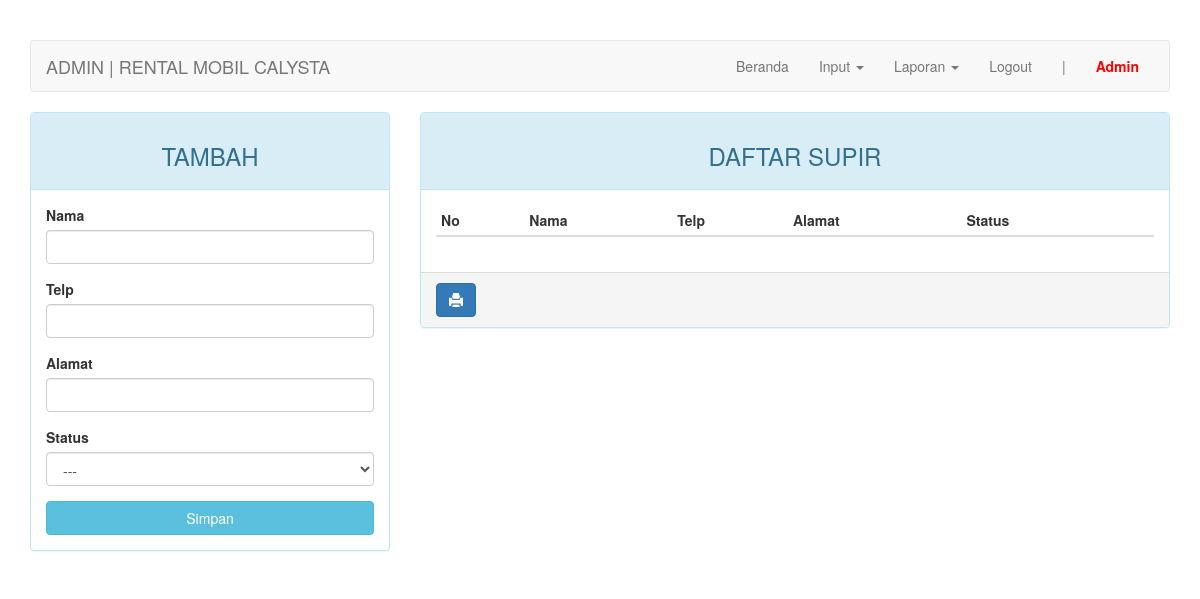
Page /admin/index.php?page=supir (signed in) on the earlier database version.
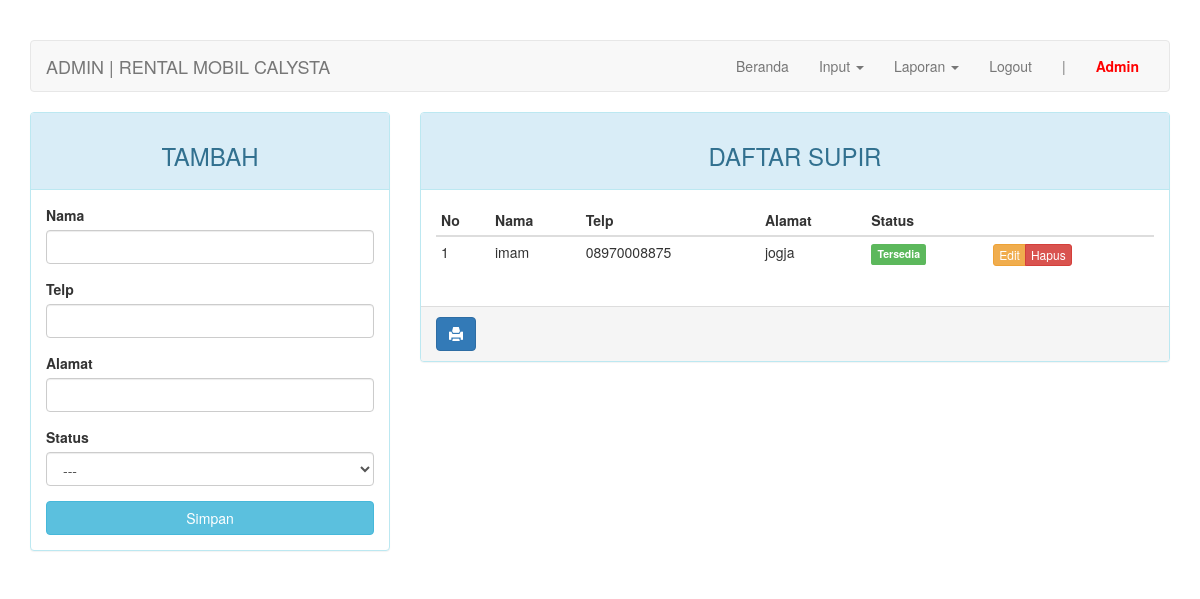
Same page on the later database version.
### tables this page shows
CREATE TABLE `supir` (
  `id_supir` int(11) NOT NULL,
  `nama` varchar(30) NOT NULL,
  `telp` char(12) NOT NULL,
  `alamat` varchar(50) NOT NULL,
  `status` enum('0','1') NOT NULL
);

### admin/page/supir.php (the view, shortened to what this page needs)
<?php
$update = (isset($_GET['action']) AND $_GET['action'] == 'update') ? true : false;
?>
<div class="row">
	<div class="col-md-4 hidden-print">
	    <div class="panel panel-<?= ($update) ? "warning" : "info" ?>">
	        <div class="panel-heading"><h3 class="text-center"><?= ($update) ? "EDIT" : "TAMBAH" ?></h3></div>
	        <div class="panel-body">
	            <form action="<?=$_SERVER['REQUEST_URI']?>" method="POST">
	                <div class="form-group">
	                    <label for="nama">Nama</label>
	                    <input type="text" name="nama" class="form-control" <?= (!$update) ?: 'value="'.$row["nama"].'"' ?>>
	                </div>
	                <div class="form-group">
	                    <label for="telp">Telp</label>
	                    <input type="text" name="telp" class="form-control" <?= (!$update) ?: 'value="'.$row["telp"].'"' ?>>
	                </div>
	                <div class="form-group">
	                    <label for="alamat">Alamat</label>
	                    <input type="text" name="alamat" class="form-control" <?= (!$update) ?: 'value="'.$row["alamat"].'"' ?>>
	                </div>
	                <div class="form-group">
	                    <label for="status">Status</label>
											<select class="form-control" name="status">
												<option>---</option>
											</select>
	                </div>
	                <button type="submit" class="btn btn-<?= ($update) ? "warning" : "info" ?> btn-block">Simpan</button>
	            </form>
	        </div>
	    </div>
	</div>
	<div class="col-md-8">
	    <div class="panel panel-info">
	        <div class="panel-heading"><h3 class="text-center">DAFTAR SUPIR</h3></div>
	        <div class="panel-body">
	            <table class="table table-condensed">
	                <thead>
	                    <tr>
	                        <th>No</th>
	                        <th>Nama</th>
	                        <th>Telp</th>
	                        <th>Alamat</th>
	                        <th>Status</th>
	                        <th class="hidden-print"></th>
	                    </tr>
	                </thead>
	                <tbody>
	                    <?php $no = 1; ?>
	                    <?php if ($query = $connection->query("SELECT * FROM supir")): ?>
	                        <?php while($row = $query->fetch_assoc()): ?>
	                        <tr>
	                            <td><?=$no++?></td>
															<td><?=$row['nama']?></td>
															<td><?=$row['telp']?></td>
															<td><?=$row['alamat']?></td>
															<td><span class="label label-<?=($row['status']) ? "success" : "danger" ?>"><?=($row['status']) ? "Tersedia" : "Tidak Tersedia" ?></span></td>
	                            <td class="hidden-print">
	                                <div class="btn-group">
	                                    <a href="?page=supir&action=update&key=<?=$row['id_supir']?>" class="btn btn-warning btn-xs">Edit</a>
	                                    <a href="?page=supir&action=delete&key=<?=$row['id_supir']?>" class="btn btn-danger btn-xs">Hapus</a>
	                                </div>
	                            </td>
	                        </tr>
	                        <?php endwhile ?>
	                    <?php endif ?>
	                </tbody>
	            </table>
	        </div>
			    <div class="panel-footer hidden-print">
			        <a onClick="window.print();return false" class="btn btn-primary"><i class="glyphicon glyphicon-print"></i></a>
			    </div>
	    </div>
	</div>
</div>

Differences in the rows shown:
added supir: nama "imam", telp "08970008875", alamat "jogja", status "Tersedia"
